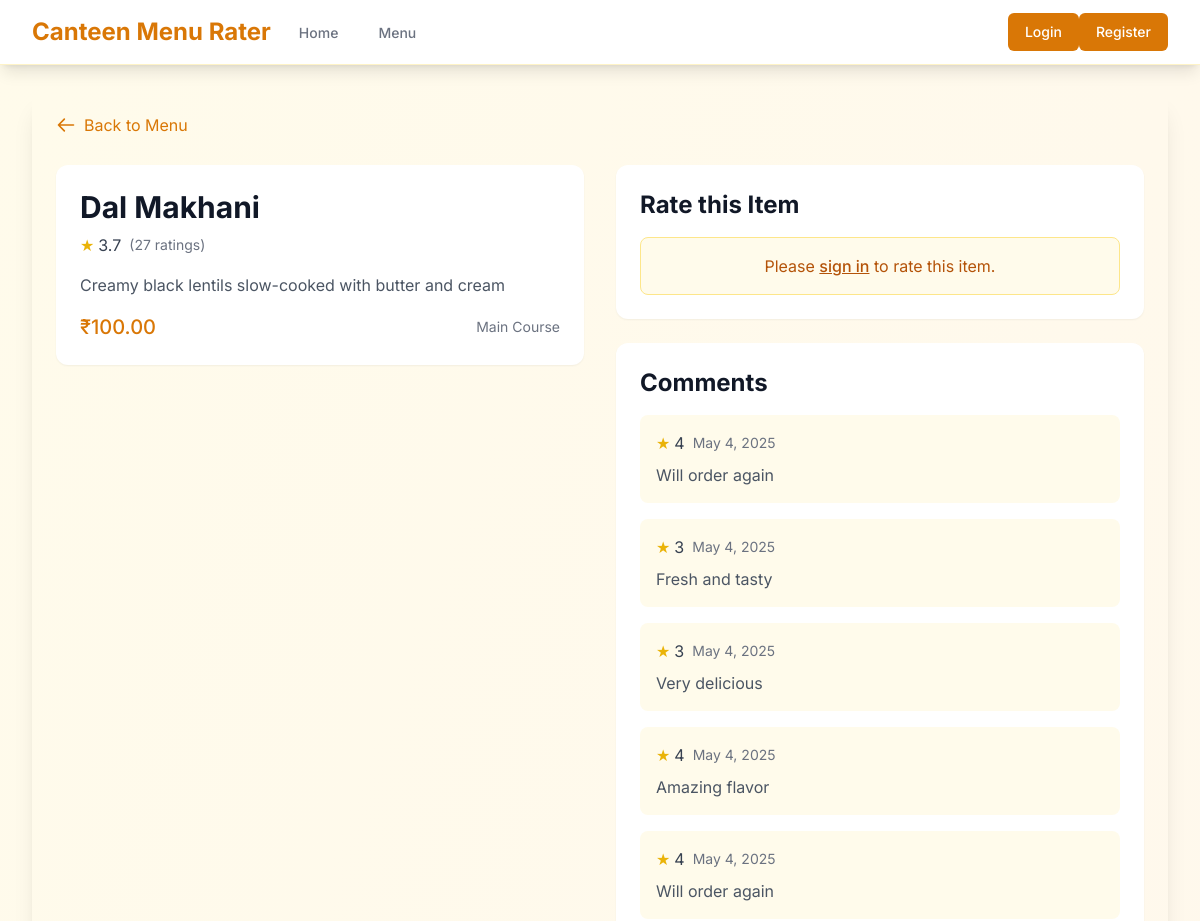
The page /menu/menu/5/ (upper part) on the database as committed earlier.
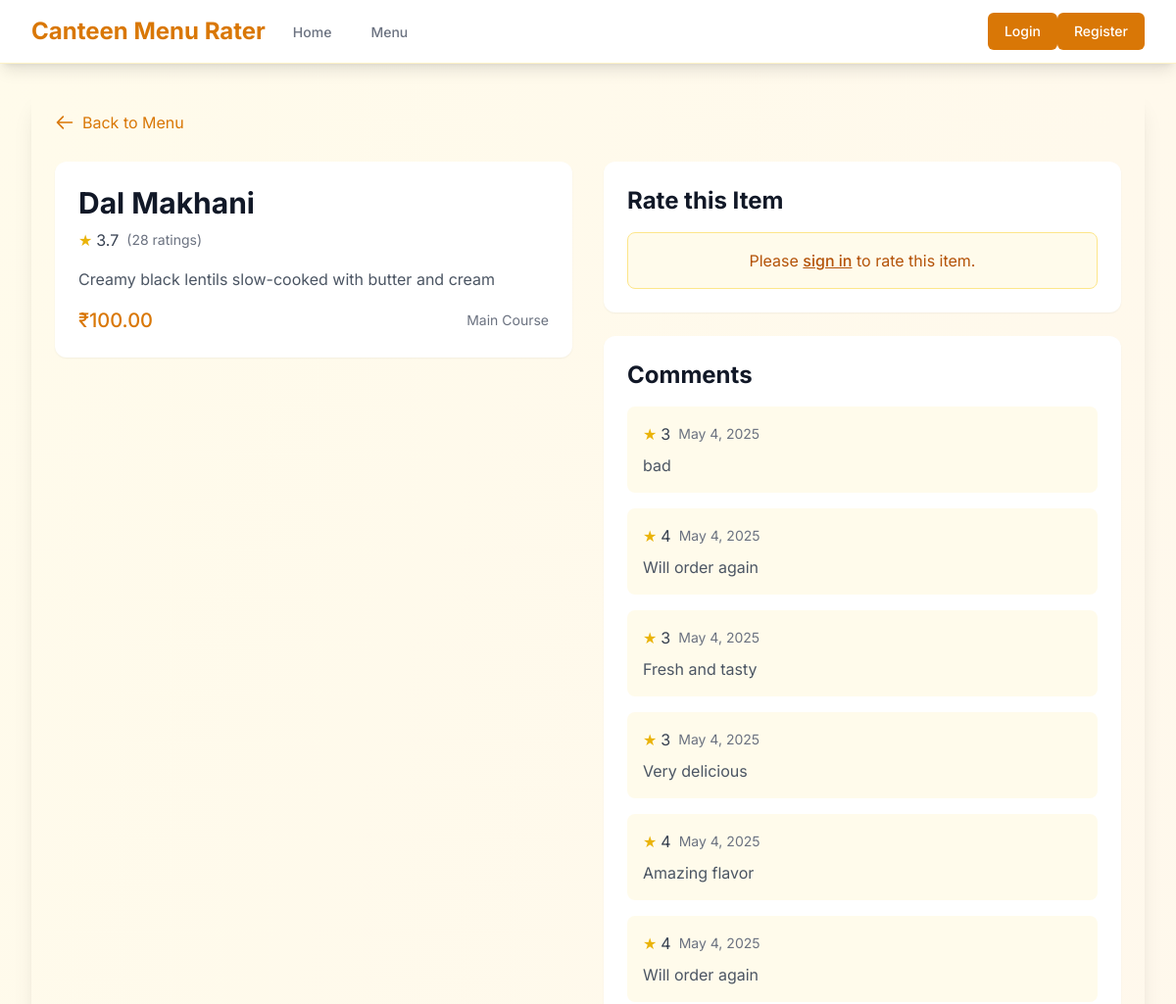
The same page on the database as committed later.
### menu/models.py (models this page shows, shortened)
class MenuItem(models.Model):
    name = models.CharField(max_length=200)
    description = models.TextField()
    price = models.DecimalField(max_digits=6, decimal_places=2)
    category = models.ForeignKey(Category, on_delete=models.CASCADE, related_name='items')
    image = models.ImageField(upload_to='menu_items/', blank=True, null=True)
    is_available = models.BooleanField(default=True)
    created_at = models.DateTimeField(auto_now_add=True)
    updated_at = models.DateTimeField(auto_now=True)
    def average_rating(self):
        ratings = self.ratings.all()
        if ratings:
            return sum(rating.rating for rating in ratings) / len(ratings)
        return 0

class Rating(models.Model):
    user = models.ForeignKey(CustomUser, on_delete=models.CASCADE, related_name='ratings', null=True, blank=True)
    menu_item = models.ForeignKey(MenuItem, on_delete=models.CASCADE, related_name='ratings')
    rating = models.IntegerField(
        validators=[MinValueValidator(1), MaxValueValidator(5)]
    )
    comment = models.TextField(blank=True)
    created_at = models.DateTimeField(auto_now_add=True)
    class Meta:
        ordering = ['-created_at']

class Category(models.Model):
    name = models.CharField(max_length=100)
    description = models.TextField(blank=True)
    class Meta:
        verbose_name_plural = "categories"

### menu/views.py (the view)
# urls.py: path('menu/<int:item_id>/', views.menu_item_detail, name='menu_item_detail'),
def menu_item_detail(request, item_id):
    menu_item = get_object_or_404(MenuItem, id=item_id)
    context = {
        'menu_item': menu_item,
    }
    return render(request, 'menu_item_detail.html', context)

### templates/menu_item_detail.html (shortened to what this page needs)
{% extends 'base.html' %}
{% block content %}
<div class="bg-gradient-to-br from-amber-50 to-orange-50 rounded-2xl shadow-xl p-6">
    <div class="mb-6">
        <a href="{% url 'menu:menu_list' %}" class="inline-flex items-center text-amber-600 hover:text-amber-700">
            <svg class="w-5 h-5 mr-2" fill="none" stroke="currentColor" viewBox="0 0 24 24">
                <path stroke-linecap="round" stroke-linejoin="round" stroke-width="2" d="M10 19l-7-7m0 0l7-7m-7 7h18"/>
            </svg>
            Back to Menu
        </a>
    </div>
    <div class="grid grid-cols-1 md:grid-cols-2 gap-8">
        <div >
            <div class="bg-white rounded-xl shadow-sm p-6">
                <h1 class="text-3xl font-bold text-gray-900 mb-2">{{ menu_item.name }}</h1>
                <div class="flex items-center mb-4">
                    <span class="text-yellow-500">★</span>
                    <span class="text-gray-700 ml-1">{{ menu_item.average_rating|floatformat:1 }}</span>
                    <span class="text-gray-500 text-sm ml-2">({{ menu_item.ratings.count }} ratings)</span>
                </div>
                <p class="text-gray-600 mb-4">{{ menu_item.description }}</p>
                <div class="flex justify-between items-center">
                    <span class="text-amber-600 text-xl font-medium">₹{{ menu_item.price }}</span>
                    <span class="text-sm text-gray-500">{{ menu_item.category.name }}</span>
                </div>
            </div>
        </div>
        <div>
            <div class="bg-white rounded-xl shadow-sm p-6 mb-6">
                <h2 class="text-2xl font-bold text-gray-900 mb-4">Rate this Item</h2>
                {% if user.is_authenticated %}
                <div class="flex justify-center space-x-2 mb-4">
                    {% for i in "12345" %}
                    <button class="text-3xl text-gray-300 hover:text-yellow-500 transition-colors" onclick="setRating('{{ forloop.counter }}')">★</button>
                    {% endfor %}
                </div>
                <textarea id="rating-comment" class="w-full px-3 py-2 border border-gray-300 rounded-lg focus:ring-amber-500 focus:border-amber-500 mb-4"
                          placeholder="Add a comment (optional)"></textarea>
                <button id="submit-rating" class="w-full px-4 py-2 bg-amber-600 text-white text-base font-medium rounded-lg hover:bg-amber-700 focus:outline-none focus:ring-2 focus:ring-amber-500 focus:ring-offset-2">
                    Submit Rating
                </button>
                {% else %}
                <div class="bg-amber-50 border border-amber-200 rounded-lg p-4">
                    <p class="text-amber-700 text-center">Please <a href="{% url 'account_login' %}?next={{ request.path }}" class="font-medium underline">sign in</a> to rate this item.</p>
                </div>
                {% endif %}
            </div>
            <div class="bg-white rounded-xl shadow-sm p-6">
                <h2 class="text-2xl font-bold text-gray-900 mb-4">Comments</h2>
                <div id="comments-list" class="space-y-4">
                    {% for rating in menu_item.ratings.all %}
                    <div class="bg-amber-50 p-4 rounded-lg">
                        <div class="flex items-center mb-2">
                            <span class="text-yellow-500">★</span>
                            <span class="text-gray-700 ml-1">{{ rating.rating }}</span>
                            <span class="text-gray-500 text-sm ml-2">{{ rating.created_at|date:"F j, Y" }}</span>
                        </div>
                        {% if rating.comment %}
                        <p class="text-gray-600">{{ rating.comment }}</p>
                        {% endif %}
                    </div>
                    {% empty %}
                    <p class="text-gray-500 text-center">No comments yet</p>
                    {% endfor %}
                </div>
            </div>
        </div>
    </div>
</div>
{% endblock %}

Rows that differ between the two databases and show on the page:
computed for MenuItem "Dal Makhani": ratings.count "27" → "28"
added Rating: rating "3", created_at "May 4, 2025", comment "bad"
